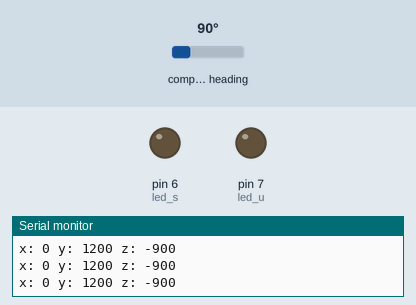
This sketch was run on a simulated Arduino Uno, built with avr-gcc and run on an emulated ATmega328P. On the bench: output pins drawn as LEDs (lit = HIGH), the last lines printed to the serial monitor. Inputs (shaded band) come from the test bench; at power-on: compass heading 90°.

Above: at 1.3 s.
1.4 s: compass heading set to 297°
2.9 s: compass heading set to 304°
At 3.5 s:
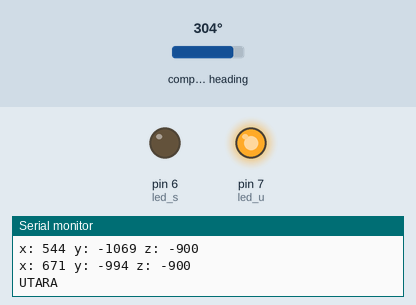
4.5 s: compass heading set to 7°
At 4.8 s:
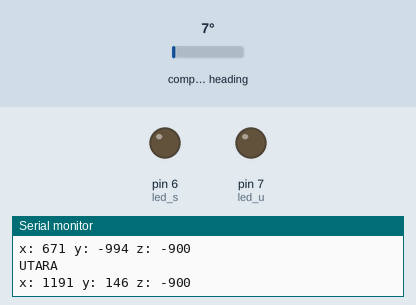
6.0 s: compass heading set to 352°
At 7.4 s:
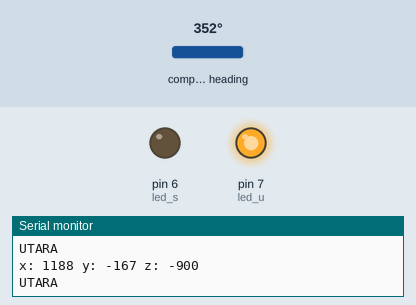
Timing chart, 0 to 8.5 s (numbered marks = the images above; inputs shaded):
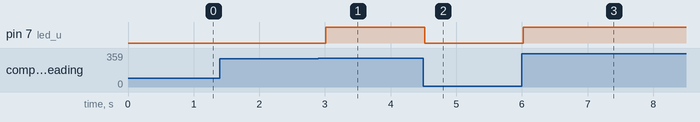

Measured:
- the behaviour switches between 300 and 301° on compass heading (found by bisection; images 0 and 1)
- after the input at 2.9 s, pin 7 (led_u): LOW → HIGH after 0.11 s
- after the input at 4.5 s, pin 7 (led_u): HIGH → LOW at once
- after the input at 6.0 s, pin 7 (led_u): LOW → HIGH at once

The sketch:

check_compass.ino
```cpp
#include <Wire.h>
#include <MechaQMC5883.h>

#define led_s 6
#define led_u 7

MechaQMC5883 qmc;

void setup() {
  Wire.begin();
  Serial.begin(9600);
  pinMode(led_s, OUTPUT);
  pinMode(led_u, OUTPUT);
  qmc.init();
}

void loop() {
  int x, y, z;
  qmc.read(&x, &y, &z);

  Serial.print("x: ");
  Serial.print(x);
  Serial.print(" y: ");
  Serial.print(y);
  Serial.print(" z: ");
  Serial.print(z);
  Serial.println();

  if (y > 1500 && y < 1900 && x < 600) {
    digitalWrite(led_s, HIGH);
    Serial.println("SELATAN");
  } else {
    digitalWrite(led_s, LOW);
  }

  if (x > 600 && x < 1250 && y < 0) {
    digitalWrite(led_u, HIGH);
    Serial.println("UTARA");
  } else {
    digitalWrite(led_u, LOW);
  }
  delay(500);
}
```
